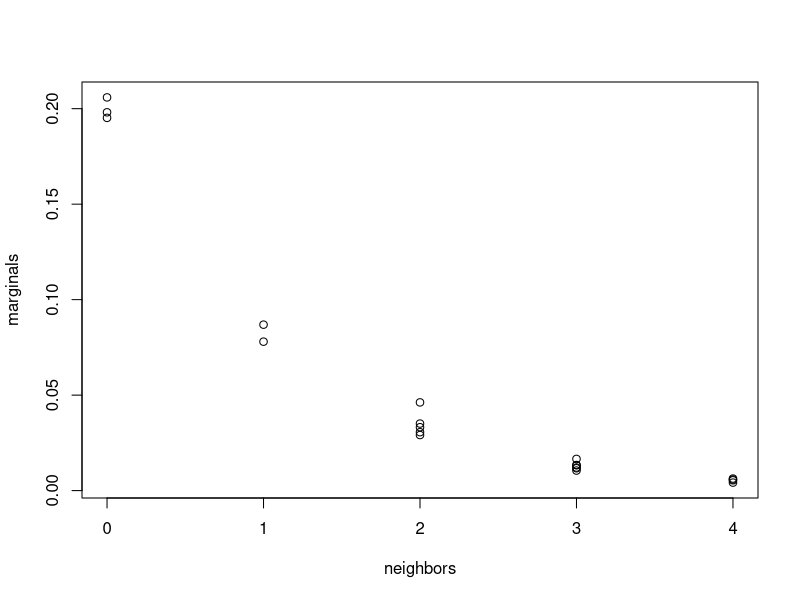
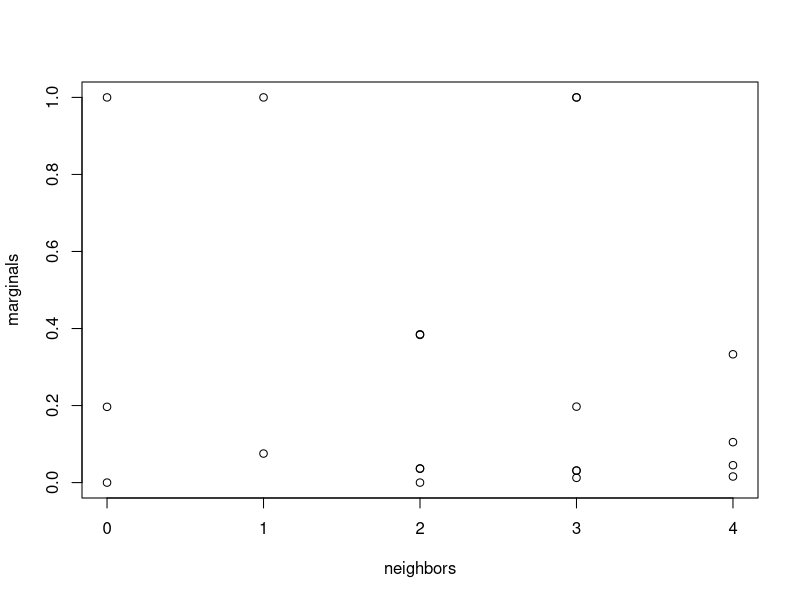

These charts were generated, in order, by the following R code:
# Problem 7: Friends and Smokers
# Tom Dietterich June 2014
#
# number of nodes in the graph
num.people <- 20
# num.pairs <- (num.people * (num.people  - 1))/2
# the edges. Filled symmetrically; 0 on diagonal
edges <- matrix(0, nrow = num.people, ncol = num.people)
# 
edge.density <- 1/10
for (i in 1:(num.people - 1)) {
  for (j in (i+1):num.people) {
    friends <- rbinom(1, 1, edge.density)
    edges[i,j] <- friends
    edges[j,i] <- friends
  }
}

# write out the graph
# note: I hand-edited the row and column names to make them readable
write.csv(edges, "problem-7-friends.csv")

######################################################################
##
## checking the generated graph
#
#  how many connected components?
library(igraph)
g <- graph.adjacency(edges, mode = "undirected")
no.clusters(g)
#

######################################################################
##
## rudimentary Gibbs sampler

#
# Now we need to assign smoking status
# First randomly assign to each node based on prior
smokes <- rbinom(num.people, 1, 0.2)

# MRF potentials
node.potential <- function(i) {
  if (smokes[i]==0) { return(-0.22314) } else { return (-1.60943) }
}
edge.potential <- function(i,j) {
  if (smokes[i] == smokes[j]) { return(0.549306) } else { return(-0.549306) }
}

# probability that node i is a smoker conditioned on the smoking
# status of its neighbors 
# TGD: took me a while to figure out that I needed outer assigns
psmokes <- function (i) {
  was <- smokes[i]
  smokes[i] <<- 0
  pot0 <- node.potential(i)
  for (j in 1:num.people) {
    if (edges[i,j] == 1) {
       pot0 <- pot0 + edge.potential(i,j)
    }
  }
  smokes[i] <<- 1
  pot1 <- node.potential(i)
  for (j in 1:num.people) {
    if (edges[i,j] == 1) {
       pot1 <- pot1 + edge.potential(i,j)
    }
  }
  smokes[i] <<- was
  return (exp(pot1) / (exp(pot0) + exp(pot1)))
}


# The Gibbs sampler
smokes <- rbinom(num.people, 1, 0.2)
niter <- 10000
record <- matrix(0, nrow=niter, ncol=num.people)
for (iter in 1:niter) {
  record[iter,] <- smokes
  for (i in 1:num.people) {
    smokes[i] <- rbinom(1, 1, psmokes(i))
  }
}

marginals <- rep(0, num.people)
neighbors <- rep(0, num.people)
for (i in 1:num.people) {
  marginals[i] <- mean(record[,i])
  neighbors[i] <- sum(edges[i,])
}
plot(neighbors, marginals)

###################################################
## Problem 7 query
##

# bind the smoking status
bound <- rep(FALSE, num.people)
smokes <- rep(0, num.people)

# 9 is half of the 14-9 pair
bound[9]  = TRUE
smokes[9] = 1
# 8-15-18-11-1 is a chain
bound[8]  = TRUE
smokes[8] = 1

bound[15]  = TRUE
smokes[15] = 1

bound[1]   = TRUE
smokes[1]  = 1
# 2 neighbors of 3 will be set to 0
bound[4]   = TRUE
smokes[4]  = 0

bound[6]   = TRUE
smokes[6]  = 0

# modified Gibbs sampler only flips the non-bound variables
record <- matrix(0, nrow=niter, ncol=num.people)
for (iter in 1:niter) {
  record[iter,] <- smokes
  for (i in 1:num.people) {
    if (!bound[i]) {
      smokes[i] <- rbinom(1, 1, psmokes(i))
    }
  }
}

# visualize the answer
marginals <- rep(0, num.people)
neighbors <- rep(0, num.people)
for (i in 1:num.people) {
  marginals[i] <- mean(record[,i])
  neighbors[i] <- sum(edges[i,])
}
plot(neighbors, marginals)

# compute performance profile in terms of number of iterations
# TODO: include CPU time in an array parallel to record
# possibly include a burnin period to ignore the transient period
totals <- rep(0,num.people)
profile <- matrix(0, nrow=niter, ncol=num.people)
for (iter in 1:niter) {
  totals <- totals + record[iter,]
  profile[iter,] <- totals / iter
}
